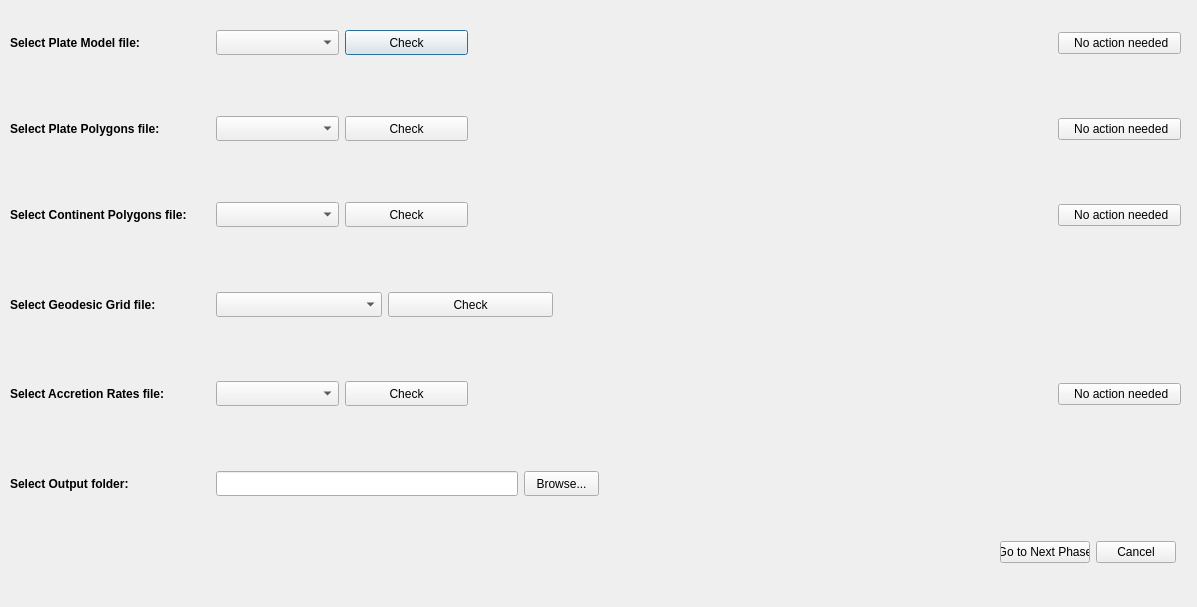
<?xml version="1.0" encoding="UTF-8"?>
<ui version="4.0">
 <class>TopoChroniaCheckConfigurationDialog</class>
 <widget class="QDialog" name="TopoChroniaCheckConfigurationDialog">
  <property name="geometry">
   <rect>
    <x>0</x>
    <y>0</y>
    <width>1197</width>
    <height>607</height>
   </rect>
  </property>
  <property name="windowTitle">
   <string>TopoChronia Phase 0: Check Configuration</string>
  </property>
  <widget class="QWidget" name="layoutWidget">
   <property name="geometry">
    <rect>
     <x>10</x>
     <y>3</y>
     <width>1171</width>
     <height>524</height>
    </rect>
   </property>
   <layout class="QGridLayout" name="gridLayout">
    <item row="0" column="0">
     <layout class="QHBoxLayout" name="PlateModel_Layout">
      <item>
       <widget class="QLabel" name="Label_PlateModel">
        <property name="minimumSize">
         <size>
          <width>200</width>
          <height>25</height>
         </size>
        </property>
        <property name="font">
         <font>
          <weight>75</weight>
          <bold>true</bold>
         </font>
        </property>
        <property name="text">
         <string>Select Plate Model file:</string>
        </property>
       </widget>
      </item>
      <item>
       <widget class="QComboBox" name="InputFile_PlateModel_comboBox">
        <property name="minimumSize">
         <size>
          <width>120</width>
          <height>25</height>
         </size>
        </property>
        <property name="placeholderText">
         <string/>
        </property>
       </widget>
      </item>
      <item>
       <widget class="QPushButton" name="Check_PlateModel_pushButton">
        <property name="minimumSize">
         <size>
          <width>75</width>
          <height>25</height>
         </size>
        </property>
        <property name="text">
         <string>Check</string>
        </property>
       </widget>
      </item>
      <item alignment="Qt::AlignLeft">
       <widget class="QLabel" name="Progress_PlateModel">
        <property name="minimumSize">
         <size>
          <width>120</width>
          <height>25</height>
         </size>
        </property>
        <property name="text">
         <string/>
        </property>
       </widget>
      </item>
      <item>
       <widget class="QLabel" name="Status_PlateModel">
        <property name="minimumSize">
         <size>
          <width>450</width>
          <height>80</height>
         </size>
        </property>
        <property name="text">
         <string/>
        </property>
       </widget>
      </item>
      <item>
       <widget class="QPushButton" name="Action_PlateModel_pushButton">
        <property name="text">
         <string> No action needed</string>
        </property>
       </widget>
      </item>
     </layout>
    </item>
    <item row="1" column="0">
     <layout class="QHBoxLayout" name="PlatePolygons_Layout">
      <item>
       <widget class="QLabel" name="Label_PlatePolygons">
        <property name="minimumSize">
         <size>
          <width>200</width>
          <height>25</height>
         </size>
        </property>
        <property name="font">
         <font>
          <weight>75</weight>
          <bold>true</bold>
         </font>
        </property>
        <property name="text">
         <string>Select Plate Polygons file:</string>
        </property>
       </widget>
      </item>
      <item>
       <widget class="QComboBox" name="InputFile_PlatePolygons_comboBox">
        <property name="minimumSize">
         <size>
          <width>120</width>
          <height>25</height>
         </size>
        </property>
        <property name="placeholderText">
         <string/>
        </property>
       </widget>
      </item>
      <item>
       <widget class="QPushButton" name="Check_PlatePolygons_pushButton">
        <property name="minimumSize">
         <size>
          <width>75</width>
          <height>25</height>
         </size>
        </property>
        <property name="text">
         <string>Check</string>
        </property>
       </widget>
      </item>
      <item>
       <widget class="QLabel" name="Progress_PlatePolygons">
        <property name="minimumSize">
         <size>
          <width>120</width>
          <height>25</height>
         </size>
        </property>
        <property name="text">
         <string/>
        </property>
       </widget>
      </item>
      <item>
       <widget class="QLabel" name="Status_PlatePolygons">
        <property name="enabled">
         <bool>true</bool>
        </property>
        <property name="minimumSize">
         <size>
          <width>450</width>
          <height>80</height>
         </size>
        </property>
        <property name="text">
         <string/>
        </property>
       </widget>
      </item>
      <item>
       <widget class="QPushButton" name="Action_PlatePolygons_pushButton">
        <property name="text">
         <string> No action needed</string>
        </property>
       </widget>
      </item>
     </layout>
    </item>
    <item row="2" column="0">
     <layout class="QHBoxLayout" name="ContinentPolygons_Layout">
      <item>
       <widget class="QLabel" name="Label_ContinentPolygons">
        <property name="minimumSize">
         <size>
          <width>200</width>
          <height>25</height>
         </size>
        </property>
        <property name="font">
         <font>
          <weight>75</weight>
          <bold>true</bold>
         </font>
        </property>
        <property name="frameShape">
         <enum>QFrame::NoFrame</enum>
        </property>
        <property name="frameShadow">
         <enum>QFrame::Sunken</enum>
        </property>
        <property name="text">
         <string>Select Continent Polygons file:</string>
        </property>
       </widget>
      </item>
      <item>
       <widget class="QComboBox" name="InputFile_ContinentPolygons_comboBox">
        <property name="minimumSize">
         <size>
          <width>120</width>
          <height>25</height>
         </size>
        </property>
        <property name="placeholderText">
         <string/>
        </property>
       </widget>
      </item>
      <item>
       <widget class="QPushButton" name="Check_ContinentPolygons_pushButton">
        <property name="minimumSize">
         <size>
          <width>75</width>
          <height>25</height>
         </size>
        </property>
        <property name="text">
         <string>Check</string>
        </property>
       </widget>
      </item>
      <item>
       <widget class="QLabel" name="Progress_ContinentPolygons">
        <property name="minimumSize">
         <size>
          <width>120</width>
          <height>80</height>
         </size>
        </property>
        <property name="frameShape">
         <enum>QFrame::NoFrame</enum>
        </property>
        <property name="frameShadow">
         <enum>QFrame::Sunken</enum>
        </property>
        <property name="text">
         <string/>
        </property>
       </widget>
      </item>
      <item>
       <widget class="QLabel" name="Status_ContinentPolygons">
        <property name="enabled">
         <bool>true</bool>
        </property>
        <property name="minimumSize">
         <size>
          <width>450</width>
          <height>80</height>
         </size>
        </property>
        <property name="frameShape">
         <enum>QFrame::NoFrame</enum>
        </property>
        <property name="frameShadow">
         <enum>QFrame::Sunken</enum>
        </property>
        <property name="text">
         <string/>
        </property>
       </widget>
      </item>
      <item>
       <widget class="QPushButton" name="Action_ContinentPolygons_pushButton">
        <property name="text">
         <string> No action needed</string>
        </property>
       </widget>
      </item>
     </layout>
    </item>
    <item row="3" column="0">
     <layout class="QHBoxLayout" name="GeodesicGrid_Layout">
      <item>
       <widget class="QLabel" name="Label_GeodesicGrid">
        <property name="minimumSize">
         <size>
          <width>200</width>
          <height>25</height>
         </size>
        </property>
        <property name="font">
         <font>
          <weight>75</weight>
          <bold>true</bold>
         </font>
        </property>
        <property name="text">
         <string>Select Geodesic Grid file:</string>
        </property>
       </widget>
      </item>
      <item>
       <widget class="QComboBox" name="InputFile_GeodesicGrid_comboBox">
        <property name="minimumSize">
         <size>
          <width>120</width>
          <height>25</height>
         </size>
        </property>
        <property name="placeholderText">
         <string/>
        </property>
       </widget>
      </item>
      <item>
       <widget class="QPushButton" name="Check_GeodesicGrid_pushButton">
        <property name="minimumSize">
         <size>
          <width>75</width>
          <height>25</height>
         </size>
        </property>
        <property name="text">
         <string>Check</string>
        </property>
       </widget>
      </item>
      <item>
       <widget class="QLabel" name="Progress_GeodesicGrid">
        <property name="minimumSize">
         <size>
          <width>120</width>
          <height>80</height>
         </size>
        </property>
        <property name="text">
         <string/>
        </property>
       </widget>
      </item>
      <item>
       <widget class="QLabel" name="Status_GeodesicGrid">
        <property name="enabled">
         <bool>true</bool>
        </property>
        <property name="minimumSize">
         <size>
          <width>450</width>
          <height>80</height>
         </size>
        </property>
        <property name="text">
         <string/>
        </property>
       </widget>
      </item>
     </layout>
    </item>
    <item row="4" column="0">
     <layout class="QHBoxLayout" name="AccretionRates_Layout">
      <item>
       <widget class="QLabel" name="Label_AccretionRates">
        <property name="minimumSize">
         <size>
          <width>200</width>
          <height>25</height>
         </size>
        </property>
        <property name="font">
         <font>
          <weight>75</weight>
          <bold>true</bold>
         </font>
        </property>
        <property name="text">
         <string>Select Accretion Rates file:</string>
        </property>
       </widget>
      </item>
      <item>
       <widget class="QComboBox" name="InputFile_AccretionRates_comboBox">
        <property name="minimumSize">
         <size>
          <width>120</width>
          <height>25</height>
         </size>
        </property>
        <property name="placeholderText">
         <string/>
        </property>
       </widget>
      </item>
      <item>
       <widget class="QPushButton" name="Check_AccretionRates_pushButton">
        <property name="minimumSize">
         <size>
          <width>75</width>
          <height>25</height>
         </size>
        </property>
        <property name="text">
         <string>Check</string>
        </property>
       </widget>
      </item>
      <item>
       <widget class="QLabel" name="Progress_AccretionRates">
        <property name="minimumSize">
         <size>
          <width>120</width>
          <height>80</height>
         </size>
        </property>
        <property name="text">
         <string/>
        </property>
       </widget>
      </item>
      <item>
       <widget class="QLabel" name="Status_AccretionRates">
        <property name="enabled">
         <bool>true</bool>
        </property>
        <property name="minimumSize">
         <size>
          <width>450</width>
          <height>80</height>
         </size>
        </property>
        <property name="text">
         <string/>
        </property>
       </widget>
      </item>
      <item>
       <widget class="QPushButton" name="Action_AccretionRates_pushButton">
        <property name="text">
         <string> No action needed</string>
        </property>
       </widget>
      </item>
     </layout>
    </item>
    <item row="6" column="0">
     <layout class="QHBoxLayout" name="OutputFolder_Layout">
      <item>
       <widget class="QLabel" name="Label_OutputFolder">
        <property name="minimumSize">
         <size>
          <width>200</width>
          <height>25</height>
         </size>
        </property>
        <property name="font">
         <font>
          <weight>75</weight>
          <bold>true</bold>
         </font>
        </property>
        <property name="text">
         <string>Select Output folder:</string>
        </property>
       </widget>
      </item>
      <item>
       <widget class="QLineEdit" name="OutputFolder_lineEdit">
        <property name="minimumSize">
         <size>
          <width>120</width>
          <height>25</height>
         </size>
        </property>
       </widget>
      </item>
      <item>
       <widget class="QToolButton" name="OutputFolder_toolButton">
        <property name="minimumSize">
         <size>
          <width>75</width>
          <height>25</height>
         </size>
        </property>
        <property name="text">
         <string>Browse...</string>
        </property>
       </widget>
      </item>
      <item>
       <widget class="QLabel" name="Progress_OutputFolder">
        <property name="minimumSize">
         <size>
          <width>120</width>
          <height>80</height>
         </size>
        </property>
        <property name="text">
         <string/>
        </property>
       </widget>
      </item>
      <item>
       <widget class="QLabel" name="Status_OutputFolder">
        <property name="enabled">
         <bool>true</bool>
        </property>
        <property name="minimumSize">
         <size>
          <width>450</width>
          <height>80</height>
         </size>
        </property>
        <property name="text">
         <string/>
        </property>
       </widget>
      </item>
     </layout>
    </item>
   </layout>
  </widget>
  <widget class="QWidget" name="layoutWidget">
   <property name="geometry">
    <rect>
     <x>1000</x>
     <y>540</y>
     <width>176</width>
     <height>25</height>
    </rect>
   </property>
   <layout class="QHBoxLayout" name="horizontalLayout">
    <item>
     <widget class="QPushButton" name="GoToNextPhase_pushButton">
      <property name="text">
       <string>Go to Next Phase</string>
      </property>
     </widget>
    </item>
    <item>
     <widget class="QDialogButtonBox" name="button_box">
      <property name="toolTip">
       <string>&lt;html&gt;&lt;head/&gt;&lt;body&gt;&lt;p&gt;&lt;br/&gt;&lt;/p&gt;&lt;/body&gt;&lt;/html&gt;</string>
      </property>
      <property name="orientation">
       <enum>Qt::Horizontal</enum>
      </property>
      <property name="standardButtons">
       <set>QDialogButtonBox::Cancel</set>
      </property>
      <property name="centerButtons">
       <bool>true</bool>
      </property>
     </widget>
    </item>
   </layout>
  </widget>
 </widget>
 <resources/>
 <connections>
  <connection>
   <sender>button_box</sender>
   <signal>accepted()</signal>
   <receiver>TopoChroniaCheckConfigurationDialog</receiver>
   <slot>accept()</slot>
   <hints>
    <hint type="sourcelabel">
     <x>20</x>
     <y>20</y>
    </hint>
    <hint type="destinationlabel">
     <x>20</x>
     <y>20</y>
    </hint>
   </hints>
  </connection>
  <connection>
   <sender>button_box</sender>
   <signal>rejected()</signal>
   <receiver>TopoChroniaCheckConfigurationDialog</receiver>
   <slot>reject()</slot>
   <hints>
    <hint type="sourcelabel">
     <x>20</x>
     <y>20</y>
    </hint>
    <hint type="destinationlabel">
     <x>20</x>
     <y>20</y>
    </hint>
   </hints>
  </connection>
 </connections>
</ui>
